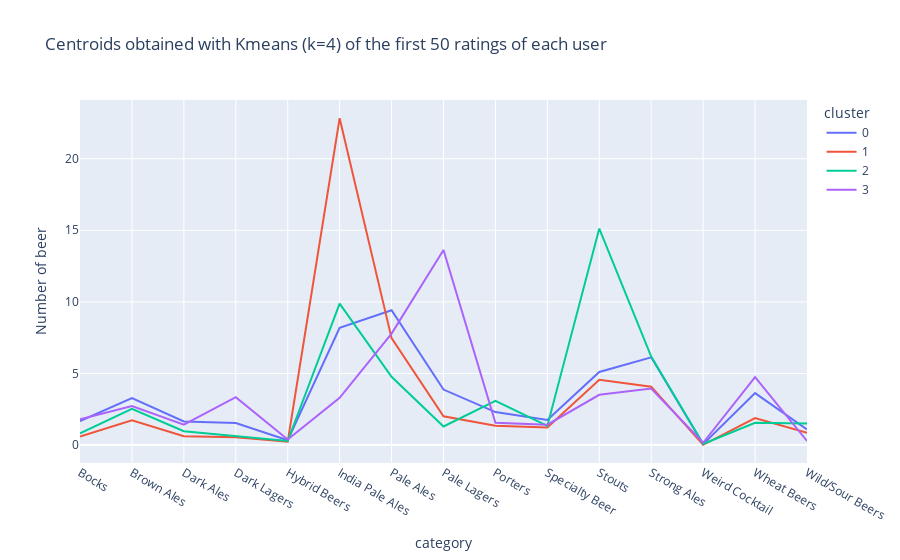

The notebook cell this image was saved under:
### Code cell
fig = px.line(df_cluster_beer, x="category", y="Number of beer", color="cluster", title="Centroids obtained with Kmeans (k=4) of the first 50 ratings of each user")
fig.show()
#fig.write_html("centroid.html")

### Figure 1 — Plotly figure (JSON) as saved in the notebook; plotly's stock layout.template omitted (floating-point values rounded to 4 significant figures)
{"data": [{"hovertemplate": "cluster=0<br>category=%{x}<br>Number of beer=%{y}<extra></extra>", "legendgroup": "0", "line": {"color": "#636efa", "dash": "solid"}, "marker": {"symbol": "circle"}, "mode": "lines", "name": "0", "orientation": "v", "showlegend": true, "type": "scatter", "x": ["Bocks", "Brown Ales", "Dark Ales", "Dark Lagers", "Hybrid Beers", "India Pale Ales", "Pale Ales", "Pale Lagers", "Porters", "Specialty Beer", "Stouts", "Strong Ales", "Weird Cocktail", "Wheat Beers", "Wild/Sour Beers"], "xaxis": "x", "y": [1.664, 3.272, 1.651, 1.534, 0.3384, 8.188, 9.412, 3.875, 2.3, 1.748, 5.107, 6.125, 0.06361, 3.626, 1.094], "yaxis": "y"}, {"hovertemplate": "cluster=1<br>category=%{x}<br>Number of beer=%{y}<extra></extra>", "legendgroup": "1", "line": {"color": "#EF553B", "dash": "solid"}, "marker": {"symbol": "circle"}, "mode": "lines", "name": "1", "orientation": "v", "showlegend": true, "type": "scatter", "x": ["Bocks", "Brown Ales", "Dark Ales", "Dark Lagers", "Hybrid Beers", "India Pale Ales", "Pale Ales", "Pale Lagers", "Porters", "Specialty Beer", "Stouts", "Strong Ales", "Weird Cocktail", "Wheat Beers", "Wild/Sour Beers"], "xaxis": "x", "y": [0.5983, 1.732, 0.6151, 0.5481, 0.2343, 22.83, 7.469, 2.013, 1.351, 1.222, 4.556, 4.075, 0.01255, 1.879, 0.8619], "yaxis": "y"}, {"hovertemplate": "cluster=2<br>category=%{x}<br>Number of beer=%{y}<extra></extra>", "legendgroup": "2", "line": {"color": "#00cc96", "dash": "solid"}, "marker": {"symbol": "circle"}, "mode": "lines", "name": "2", "orientation": "v", "showlegend": true, "type": "scatter", "x": ["Bocks", "Brown Ales", "Dark Ales", "Dark Lagers", "Hybrid Beers", "India Pale Ales", "Pale Ales", "Pale Lagers", "Porters", "Specialty Beer", "Stouts", "Strong Ales", "Weird Cocktail", "Wheat Beers", "Wild/Sour Beers"], "xaxis": "x", "y": [0.8122, 2.528, 0.9695, 0.6294, 0.2792, 9.873, 4.766, 1.294, 3.086, 1.335, 15.12, 6.183, 0.07614, 1.548, 1.497], "yaxis": "y"}, {"hovertemplate": "cluster=3<br>category=%{x}<br>Number of beer=%{y}<extra></extra>", "legendgroup": "3", "line": {"color": "#ab63fa", "dash": "solid"}, "marker": {"symbol": "circle"}, "mode": "lines", "name": "3", "orientation": "v", "showlegend": true, "type": "scatter", "x": ["Bocks", "Brown Ales", "Dark Ales", "Dark Lagers", "Hybrid Beers", "India Pale Ales", "Pale Ales", "Pale Lagers", "Porters", "Specialty Beer", "Stouts", "Strong Ales", "Weird Cocktail", "Wheat Beers", "Wild/Sour Beers"], "xaxis": "x", "y": [1.794, 2.723, 1.426, 3.348, 0.383, 3.298, 7.78, 13.62, 1.56, 1.418, 3.511, 3.95, 0.156, 4.745, 0.2837], "yaxis": "y"}], "layout": {"legend": {"title": {"text": "cluster"}, "tracegroupgap": 0}, "title": {"text": "Centroids obtained with Kmeans (k=4) of the first 50 ratings of each user"}, "xaxis": {"anchor": "y", "domain": [0, 1], "title": {"text": "category"}}, "yaxis": {"anchor": "x", "domain": [0, 1], "title": {"text": "Number of beer"}}}}
